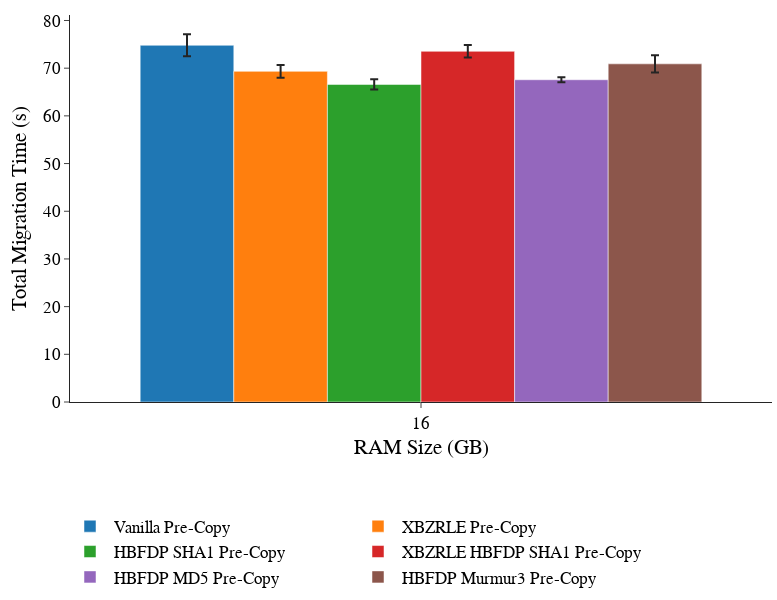

Here is the notebook cell this chart was saved with:
### Code cell
mig_time_plot("Total-Time", "Total Migration Time (s)", "Memcached")

### Figure 1 — Plotly figure (JSON) as saved in the notebook; plotly's stock layout.template omitted (floating-point values rounded to 4 significant figures)
{"data": [{"error_y": {"array": [2.294], "type": "data"}, "name": " Vanilla Pre-Copy", "x": ["16"], "y": [74.8], "type": "bar"}, {"error_y": {"array": [1.317], "type": "data"}, "name": " XBZRLE Pre-Copy", "x": ["16"], "y": [69.33], "type": "bar"}, {"error_y": {"array": [1.066], "type": "data"}, "name": " HBFDP SHA1 Pre-Copy", "x": ["16"], "y": [66.59], "type": "bar"}, {"error_y": {"array": [1.3], "type": "data"}, "name": " XBZRLE HBFDP SHA1 Pre-Copy", "x": ["16"], "y": [73.54], "type": "bar"}, {"error_y": {"array": [0.5156], "type": "data"}, "name": " HBFDP MD5 Pre-Copy", "x": ["16"], "y": [67.58], "type": "bar"}, {"error_y": {"array": [1.804], "type": "data"}, "name": " HBFDP Murmur3 Pre-Copy", "x": ["16"], "y": [70.91], "type": "bar"}], "layout": {"barmode": "group", "xaxis": {"title": {"text": "RAM Size (GB)", "standoff": 8}}, "yaxis": {"title": {"text": "Total Migration Time (s)", "standoff": 10}}, "font": {"family": "Arial", "size": 17.2, "color": "black"}, "margin": {"t": 15, "r": 5, "l": 70, "b": 45, "autoexpand": true}, "legend": {"orientation": "h", "yanchor": "bottom", "y": -0.5}, "width": 777, "height": 600}}
